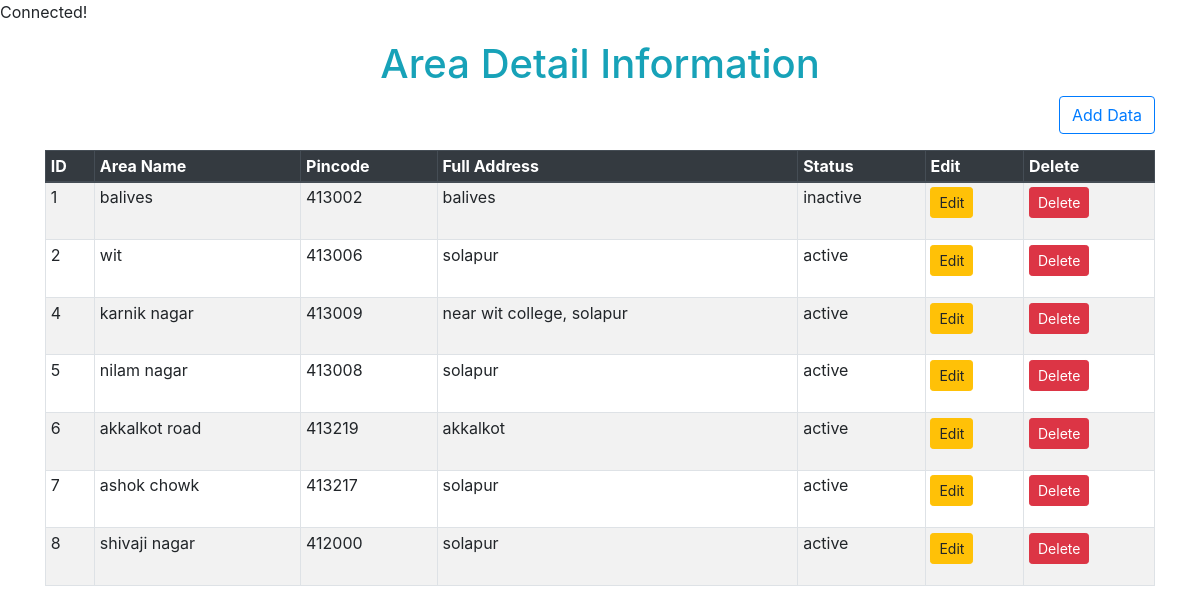
The app's page /flat_project/area_fetch.php with its own data.
### tables this page shows
CREATE TABLE `area` (
  `area_id` int(11) NOT NULL,
  `name` varchar(255) NOT NULL,
  `pincode` int(10) NOT NULL,
  `full_address` varchar(255) NOT NULL,
  `status` enum('active','inactive') NOT NULL
);

### flat_project/area_fetch.php (the view, shortened to what this page needs)
<?php
include('connection.php');
?>
<!doctype html>
<html lang="en">
<head>
 <link rel="stylesheet"
  href="https://stackpath.bootstrapcdn.com/bootstrap/4.3.1/css/bootstrap.min.css"
>
</head>
<body>
 <div class="container">
  <div class="row">
   <div class="col-sm-12 mt-3">
    <h1 class="text-center text-info">Area Detail
     Information</h1>
    <a href="area.php"
     class="float-right btn btn btn-outline-primary mb-3">Add
     Data</a>
    <?php
        $sql = "SELECT * FROM area";
        $result = mysqli_query($conn, $sql);
        if (mysqli_num_rows($result) > 0) {
          echo '<table class="table table-bordered table-sm table-striped">';
          echo "<thead class='thead-dark'>";
          echo "<tr>";
          echo "<th>ID</th>";
          echo "<th>Area Name</th>";
          echo "<th>Pincode</th>";
          echo "<th>Full Address</th>";
          echo "<th>Status</th>";
          echo "<th>Edit</th>";
          echo "<th>Delete</th>";
          echo "</tr>";
          echo "</thead>";
          echo "<tbody>";
          while ($row = mysqli_fetch_assoc($result)) {
            echo "<tr>";
            echo "<td>" . $row["area_id"] . "</td>";
            echo "<td>" . $row["name"] . "</td>";
            echo "<td>" . $row["pincode"] . "</td>";
            echo "<td>" . $row["full_address"] . "</td>";
            echo "<td>" . $row["status"] . "</td>";
            echo "<td>
                  <a href='area_update.php?area_id=" . $row["area_id"] . "'class='btn btn-warning btn-sm'>Edit</a>
                  </td>";
            echo '<td><form action="" method="POST"><input type="hidden" name="area_id" value=' . $row["area_id"] . '><input type="submit" class="btn btn-sm btn-danger" name="delete" value="Delete"></form></td>';
            echo "</tr>";
          }
        } else {
          echo "0 Results";
        }
        ?>
   </div>
  </div>
 </div>
</body>
</html>

### records on screen
area: area_id "1", name "balives", pincode "413002", full_address "balives", status "inactive"
area: area_id "2", name "wit", pincode "413006", full_address "solapur", status "active"
area: area_id "4", name "karnik nagar", pincode "413009", full_address "near wit college, solapur", status "active"
area: area_id "5", name "nilam nagar", pincode "413008", full_address "solapur", status "active"
area: area_id "6", name "akkalkot road", pincode "413219", full_address "akkalkot", status "active"
area: area_id "7", name "ashok chowk", pincode "413217", full_address "solapur", status "active"
area: area_id "8", name "shivaji nagar", pincode "412000", full_address "solapur", status "active"
